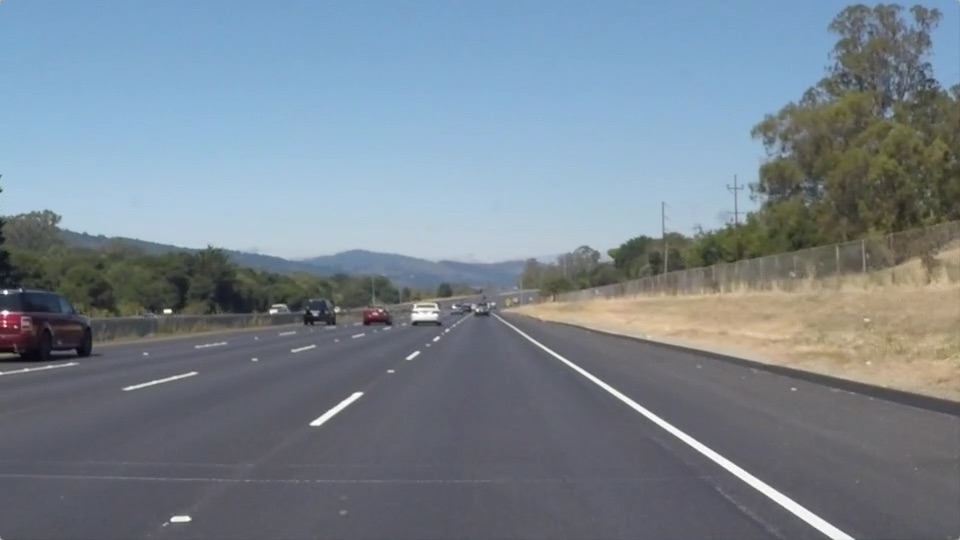
#> input picture test_images/solidWhiteRight.jpg, 960 x 540 px
$ jupyter execute --allow-errors P1.ipynb   (shell and % lines are left out)
#> lines starting #> are read from the running program, lines starting #| are printed output that depends on the picture; after the words box and inside, x2 and y2 are one past the last pixel; in counts of white or black regions, pixels touching at a corner belong together
# Self-Driving Car Engineer Nanodegree

## Project: **Finding Lane Lines on the Road**
***
In this project, you will use the tools you learned about in the lesson to identify lane lines on the road.  You can develop your pipeline on a series of individual images, and later apply the result to a video stream (really just a series of images). Check out the video clip "raw-lines-example.mp4" (also contained in this repository) to see what the output should look like after using the helper functions below.

Once you have a result that looks roughly like "raw-lines-example.mp4", you'll need to get creative and try to average and/or extrapolate the line segments you've detected to map out the full extent of the lane lines.  You can see an example of the result you're going for in the video "P1_example.mp4".  Ultimately, you would like to draw just one line for the left side of the lane, and one for the right.

In addition to implementing code, there is a brief writeup to complete. The writeup should be completed in a separate file, which can be either a markdown file or a pdf document. There is a [write up template](https://github.com/udacity/CarND-LaneLines-P1/blob/master/writeup_template.md) that can be used to guide the writing process. Completing both the code in the Ipython notebook and the writeup template will cover all of the [rubric points](https://review.udacity.com/#!/rubrics/322/view) for this project.

---
Let's have a look at our first image called 'test_images/solidWhiteRight.jpg'.  Run the 2 cells below (hit Shift-Enter or the "play" button above) to display the image.

**Note: If, at any point, you encounter frozen display windows or other confounding issues, you can always start again with a clean slate by going to the "Kernel" menu above and selecting "Restart & Clear Output".**

---

**The tools you have are color selection, region of interest selection, grayscaling, Gaussian smoothing, Canny Edge Detection and Hough Tranform line detection.  You  are also free to explore and try other techniques that were not presented in the lesson.  Your goal is piece together a pipeline to detect the line segments in the image, then average/extrapolate them and draw them onto the image for display (as below).  Once you have a working pipeline, try it out on the video stream below.**

---

<figure>

 <figcaption>
 <p></p>
 <p style="text-align: center;"> Your output should look something like this (above) after detecting line segments using the helper functions below </p>
 </figcaption>
</figure>
 <p></p>
<figure>

 <figcaption>
 <p></p>
 <p style="text-align: center;"> Your goal is to connect/average/extrapolate line segments to get output like this</p>
 </figcaption>
</figure>

**Run the cell below to import some packages.  If you get an `import error` for a package you've already installed, try changing your kernel (select the Kernel menu above --> Change Kernel).  Still have problems?  Try relaunching Jupyter Notebook from the terminal prompt.  Also, see [this forum post](https://carnd-forums.udacity.com/cq/viewquestion.action?spaceKey=CAR&id=29496372&questionTitle=finding-lanes---import-cv2-fails-even-though-python-in-the-terminal-window-has-no-problem-with-import-cv2) for more troubleshooting tips.**

## Import Packages

[cell 1]
#importing some useful packages
import matplotlib.pyplot as plt
import matplotlib.image as mpimg
import numpy as np
import cv2

## Read in an Image

[cell 2]
#reading in an image
image = mpimg.imread('test_images/solidWhiteRight.jpg')
#> image is the input picture: shape (540, 960, 3); mean R, G, B 120.3, 132.6, 143.7

#printing out some stats and plotting
print('This image is:', type(image), 'with dimensions:', image.shape)
#| This image is: <class 'numpy.ndarray'> with dimensions: (540, 960, 3)
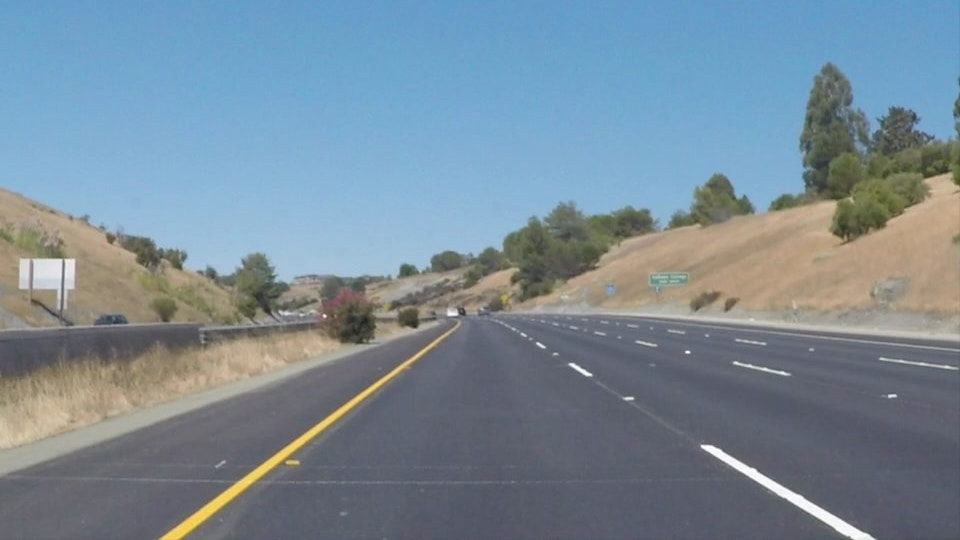
#> input picture test_images/solidYellowCurve2.jpg, 960 x 540 px
#> further down, image is the input picture: shape (540, 960, 3); mean R, G, B 120.7, 138.6, 151.5
plt.imshow(image)  # if you wanted to show a single color channel image called 'gray', for example, call as plt.imshow(gray, cmap='gray')

## Ideas for Lane Detection Pipeline

**Some OpenCV functions (beyond those introduced in the lesson) that might be useful for this project are:**

`cv2.inRange()` for color selection
`cv2.fillPoly()` for regions selection
`cv2.line()` to draw lines on an image given endpoints
`cv2.addWeighted()` to coadd / overlay two images
`cv2.cvtColor()` to grayscale or change color
`cv2.imwrite()` to output images to file
`cv2.bitwise_and()` to apply a mask to an image

**Check out the OpenCV documentation to learn about these and discover even more awesome functionality!**

## Helper Functions

Below are some helper functions to help get you started. They should look familiar from the lesson!

[cell 3]
import math

# [7 lines left out: function grayscale, not called in this run]
    # Or use BGR2GRAY if you read an image with cv2.imread()
    # return cv2.cvtColor(img, cv2.COLOR_BGR2GRAY)

def canny(img, low_threshold, high_threshold):
    """Applies the Canny transform"""
    return cv2.Canny(img, low_threshold, high_threshold)

def gaussian_blur(img, kernel_size):
    """Applies a Gaussian Noise kernel"""
    return cv2.GaussianBlur(img, (kernel_size, kernel_size), 0)

def region_of_interest(img, vertices):
    """
    Applies an image mask.

    Only keeps the region of the image defined by the polygon
    formed from `vertices`. The rest of the image is set to black.
    """
    #defining a blank mask to start with
    mask = np.zeros_like(img)

    #defining a 3 channel or 1 channel color to fill the mask with depending on the input image
    if len(img.shape) > 2:
        channel_count = img.shape[2]  # i.e. 3 or 4 depending on your image
        ignore_mask_color = (255,) * channel_count
    else:
        ignore_mask_color = 255

    #filling pixels inside the polygon defined by "vertices" with the fill color
    cv2.fillPoly(mask, vertices, ignore_mask_color)

    #returning the image only where mask pixels are nonzero
    masked_image = cv2.bitwise_and(img, mask)
    return masked_image


# [47 lines left out: functions draw_lines, hough_lines, weighted_img, not called in this run]

## Test Images

Build your pipeline to work on the images in the directory "test_images"
**You should make sure your pipeline works well on these images before you try the videos.**

[cell 4]
import os
os.listdir("test_images/")

## Build a Lane Finding Pipeline

Build the pipeline and run your solution on all test_images. Make copies into the test_images directory, and you can use the images in your writeup report.

Try tuning the various parameters, especially the low and high Canny thresholds as well as the Hough lines parameters.

[cell 5]
# TODO: Build your pipeline that will draw lane lines on the test_images
# then save them to the test_images directory.

import matplotlib.pyplot as plt
import matplotlib.image as mpimg
import numpy as np
import cv2
# Import everything needed to edit/save/watch video clips
from moviepy.editor import VideoFileClip
from IPython.display import HTML

def process_image(image):
        # Read in and grayscale the image
        gray = cv2.cvtColor(image,cv2.COLOR_RGB2GRAY)
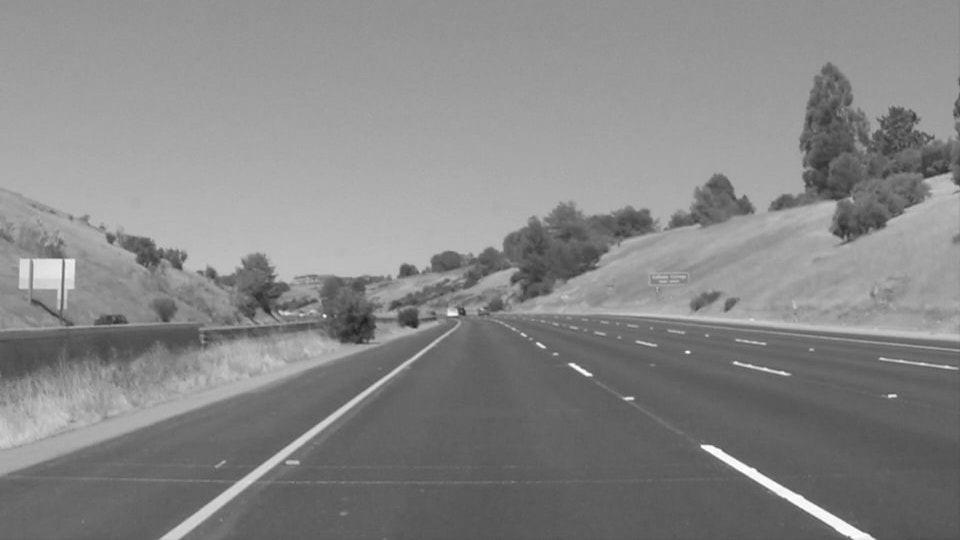
#> gray: shape (540, 960); min 32, max 255, mean 134.7

        # Define a kernel size and apply Gaussian smoothing
        kernel_size = 5
        blur_gray = cv2.GaussianBlur(gray,(kernel_size, kernel_size),0)

        # Define our parameters for Canny and apply
        low_threshold = 50
        high_threshold = 150
        edges = cv2.Canny(blur_gray, low_threshold, high_threshold)
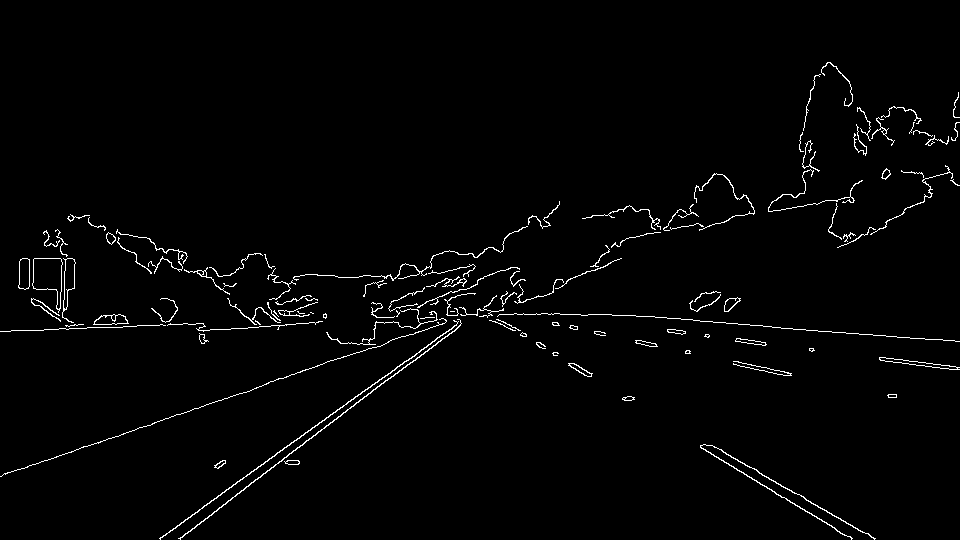
#> edges: shape (540, 960); 1.8% white in thin lines or dots, all inside (x1, y1, x2, y2) = (0, 62, 960, 540)

        # Next we'll create a masked edges image using cv2.fillPoly()
        mask = np.zeros_like(edges)
        ignore_mask_color =  255

        # This time we are defining a four sided polygon to mask
        imshape = image.shape
        x_bottomLeft = 135
        y_bottomLeft = imshape[0]
        x_topLeft = 430
        y_topLeft = 330
        x_topRight = imshape[1]-415
        y_topRight = 330
        x_bottomRight = imshape[1]-75
        y_bottomRight = imshape[0]

        vertices = np.array([[(x_bottomLeft,y_bottomLeft),(x_topLeft, y_topLeft), (x_topRight, y_topRight), (x_bottomRight, y_bottomRight)]], dtype=np.int32)
        masked_edges = region_of_interest(edges, vertices)
#> in region_of_interest, `cv2.fillPoly(mask, vertices, ignore_mask_color)`:
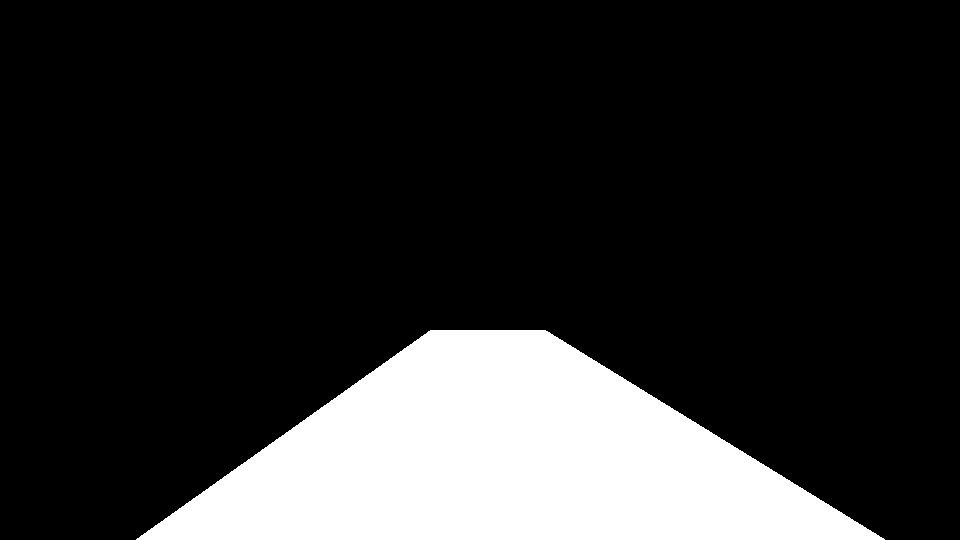
#> mask: shape (540, 960); 17.5% white; 1 white region, box (x1, y1, x2, y2) and area: (136, 330, 885, 540) 90932
#> in region_of_interest, `masked_image = cv2.bitwise_and(img, mask)`:
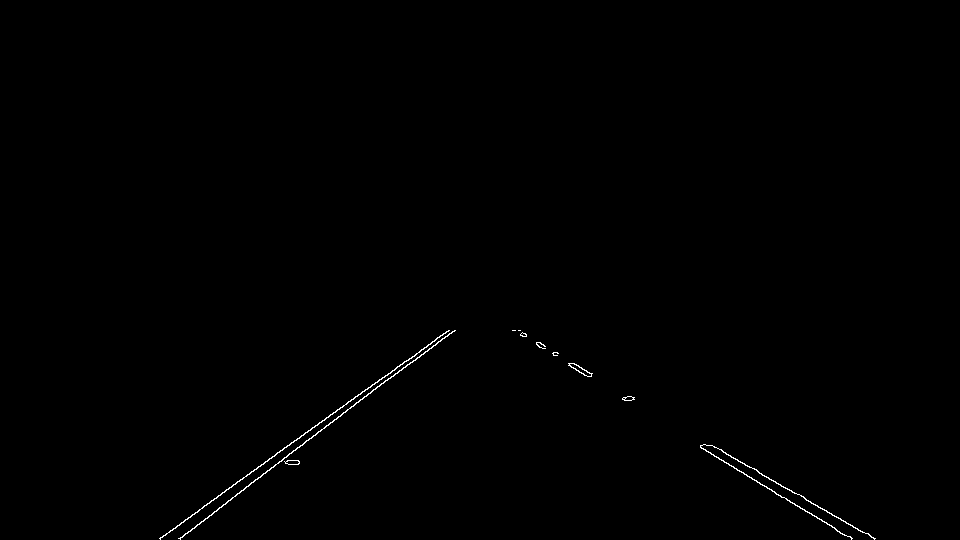
#> masked_image: shape (540, 960); 0.33% white in thin lines or dots, all inside (x1, y1, x2, y2) = (159, 330, 876, 540)

        # Define the Hough transform parameters
        # Make a blank the same size as our image to draw on
        rho = 1 # distance resolution in pixels of the Hough grid
        theta = np.pi/180 # angular resolution in radians of the Hough grid
        threshold = 20     # minimum number of votes (intersections in Hough grid cell)
        min_line_length = 5 #minimum number of pixels making up a line
        max_line_gap = 15    # maximum gap in pixels between connectable line segments
        line_image = np.copy(image)*0 # creating a blank to draw lines on
#> line_image: shape (540, 960, 3); every value is 0

        # Run Hough on edge detected image
        # Output "lines" is an array containing endpoints of detected line segments
        lines = cv2.HoughLinesP(masked_edges, rho, theta, threshold, np.array([]),
                                     min_line_length, max_line_gap)
#> lines = 16 rows, first 6: [160, 538, 404, 361], [178, 538, 454, 330], [712, 445, 874, 538], [701, 448, 851, 538], [296, 440, 448, 330], [711, 445, 874, 539]

        # Iterate over the output "lines" and draw lines on a blank image
        x_leftLane = []
        y_leftLane = []
        x_rightLane = []
        y_rightLane = []

        slope_left = 0
        slope_right = 0
        i_right = 0
        i_left = 0

        for line in lines:
                for x1,y1,x2,y2 in line:
                        if x1 != x2:
                                slope = (y2 - y1)/(x2 - x1)
                                if slope < 0:
                                        slope_left += slope
                                        i_left += 1
                                elif slope > 0:
                                        slope_right += slope
                                        i_right += 1
#> this loop made 16 passes
#> after the loop, i_left = 6; i_right = 10; slope_left = -4.46; slope_right = 5.99
        slope_left = float(slope_left/i_left)
#> slope_left = -0.743
        slope_right = float(slope_right/i_right)
#> slope_right = 0.599
        for line in lines:
                for x1,y1,x2,y2 in line:
                        cv2.line(line_image,(x1,y1),(x2,y2),(255,0,0),10)
                        if (x1 != x2):
                                slope = (y2 - y1)/(x2 - x1)
                                if abs(slope - slope_left)/abs(slope_left) < 0.2:
                                        x_leftLane.append(x1)
                                        y_leftLane.append(y1)
                                        x_leftLane.append(x2)
                                        y_leftLane.append(y2)
                                elif abs(slope - slope_right)/abs(slope_right) < 0.2:
                                        x_rightLane.append(x1)
                                        y_rightLane.append(y1)
                                        x_rightLane.append(x2)
                                        y_rightLane.append(y2)
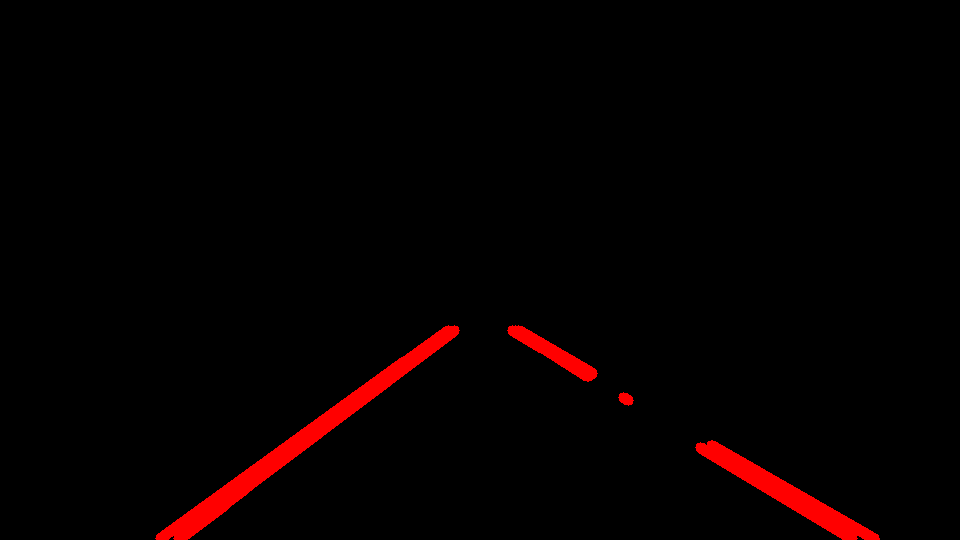
#> line_image: shape (540, 960, 3); mean R, G, B 5.9, 0, 0
#> after the loop, x_leftLane = [160, 404, 178, 454, 296, 448, 180, 225, 284, 410, 196, 243]; x_rightLane = [712, 874, 701, 851, 711, 874, 700, 852, 572, 591, 515, 587, 623, 628, 518, 592, 512, 542, 526, 588]; y_leftLane = [538, 361, 538, 330, 440, 330, 538, 504, 457, 362, 525, 490]; y_rightLane = [445, 538, 448, 538, 445, 539, 447, 538, 363, 374, 330, 376, 397, 400, 330, 373, 330, 348, 336, 376]
        # left lane
        coeffs_leftLane = np.polyfit(x_leftLane, y_leftLane, 1)
#> coeffs_leftLane = [-0.756, 670.1]
        a = coeffs_leftLane[0]
#> a = -0.756
        b = coeffs_leftLane[1]
#> b = 670.1
        poly_leftLane = np.poly1d(coeffs_leftLane)
        x_leftLaneBegin = int((y_bottomLeft - b)/a)
#> x_leftLaneBegin = 172
        x_leftLaneEnd = int((y_topLeft - b)/a)
#> x_leftLaneEnd = 450
        # right lane
        coeffs_rightLane = np.polyfit(x_rightLane, y_rightLane, 1)
#> coeffs_rightLane = [0.598, 22.74]
        poly_rightLane = np.poly1d(coeffs_rightLane)
        a = coeffs_rightLane[0]
#> a = 0.598
        b = coeffs_rightLane[1]
#> b = 22.74
        x_rightLaneBegin = int((y_topRight - b)/a)
#> x_rightLaneBegin = 513
        x_rightLaneEnd = int((y_bottomRight - b)/a)
#> x_rightLaneEnd = 864
        for x in range(x_leftLaneBegin, x_leftLaneEnd,1):
                cv2.line(line_image , (x, int(poly_leftLane(x))), (x+1, int(poly_leftLane(x+1))), [255,0,0], 12)
#> line_image: shape (540, 960, 3); under 0.01% of pixels changed, all inside (x1, y1, x2, y2) = (169, 324, 454, 540)
        for x in range(x_rightLaneBegin, x_rightLaneEnd,1):
                cv2.line(line_image , (x, int(poly_rightLane(x))), (x+1, int(poly_rightLane(x+1))), [255,0,0], 12)
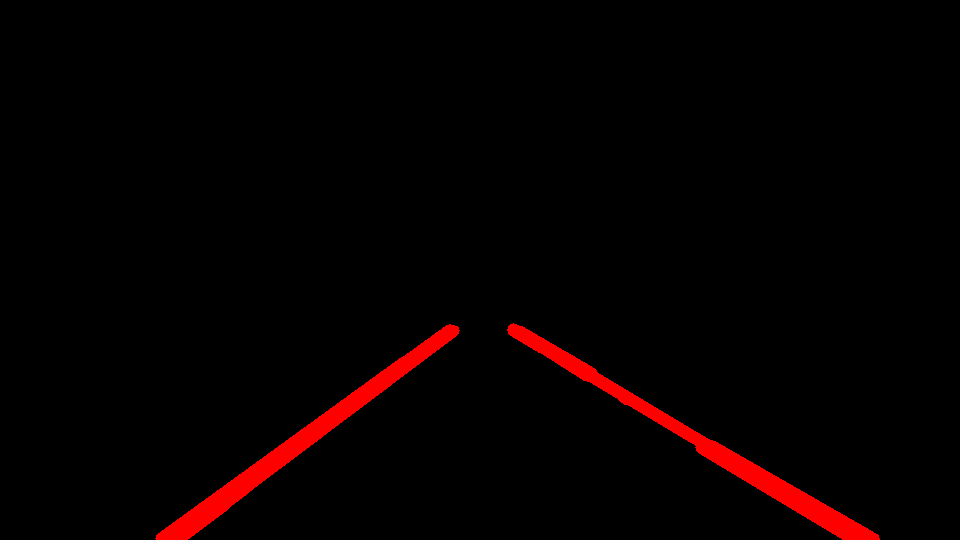
#> line_image: shape (540, 960, 3); mean R, G, B 6.7, 0, 0


        # Create a "color" binary image to combine with line image
        color_edges = np.dstack((edges, edges, edges))

        # Draw the lines on the edge image
        lines_edges = cv2.addWeighted(color_edges, 0.8, line_image, 1, 0)
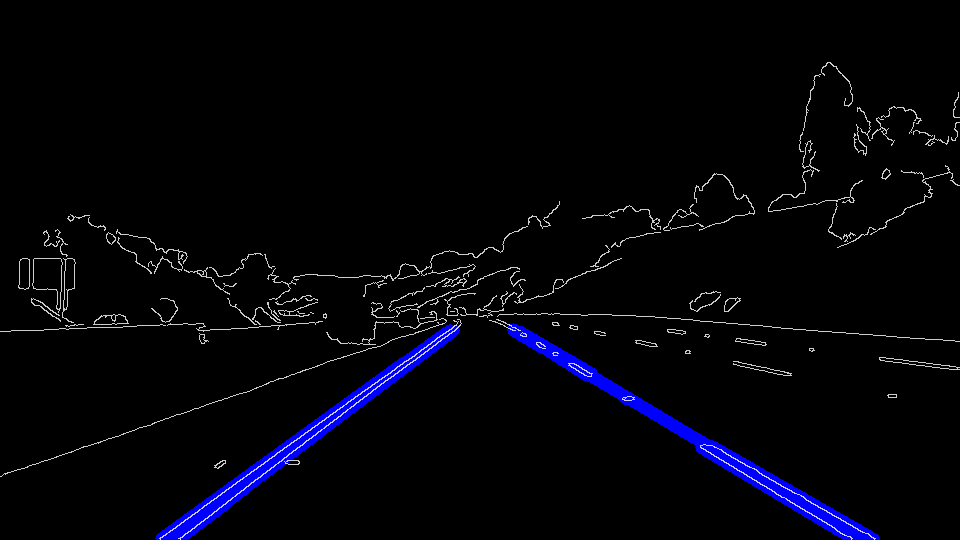
#> lines_edges: shape (540, 960, 3); mean of channels 0, 1, 2 9.7, 3.7, 3.7; drawn as B, G, R

        # ytpub@yahoo.com
        # Draw the lines on the input image
        lines_image = cv2.addWeighted(image, 0.8, line_image, 1, 0)
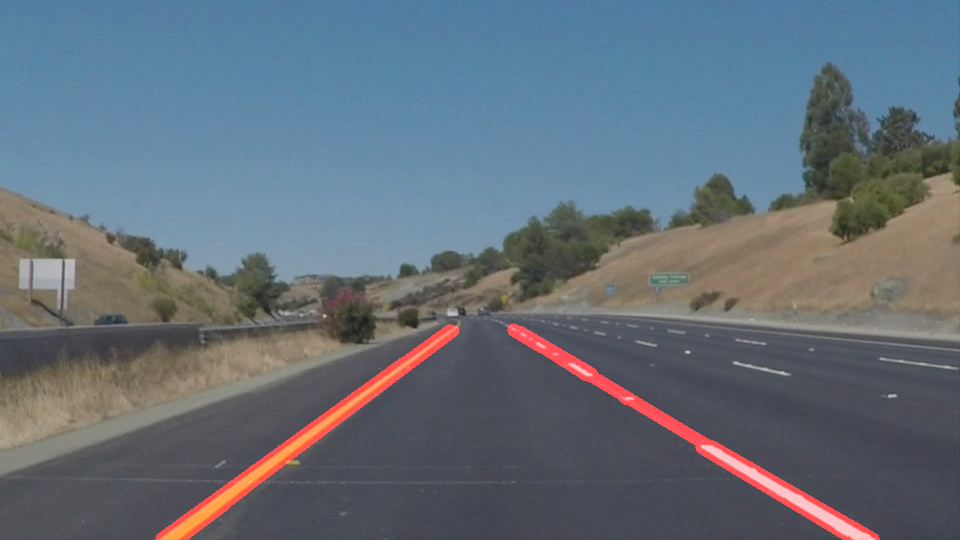
#> lines_image: shape (540, 960, 3); mean R, G, B 100.2, 110.9, 121.2
        return lines_image

image = mpimg.imread('test_images/solidYellowCurve2.jpg')
result = process_image(image)
plt.imshow(result)
plt.savefig("solidYellowCurve2-result.jpg")
plt.show()
